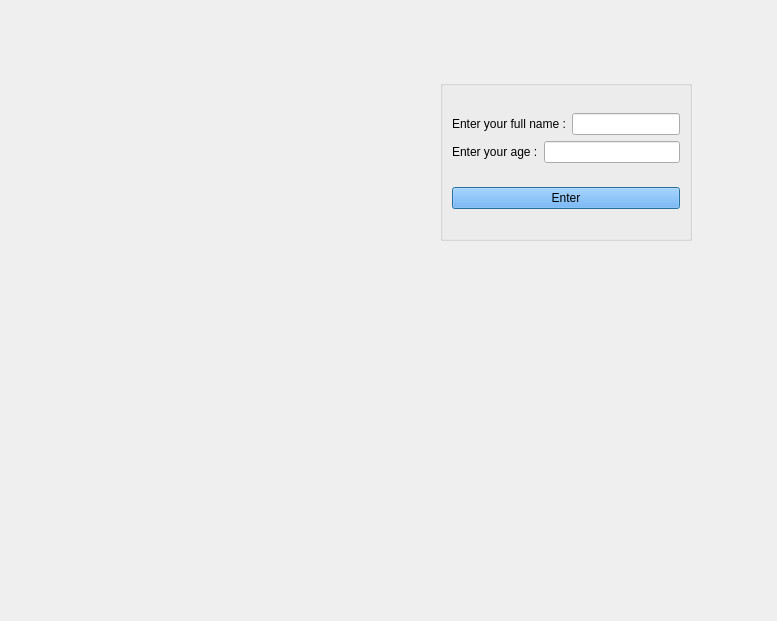
<?xml version="1.0" encoding="UTF-8"?>
<ui version="4.0">
 <class>UserInfo</class>
 <widget class="QDialog" name="UserInfo">
  <property name="geometry">
   <rect>
    <x>0</x>
    <y>0</y>
    <width>777</width>
    <height>621</height>
   </rect>
  </property>
  <property name="windowTitle">
   <string>Dialog</string>
  </property>
  <widget class="QLabel" name="B2">
   <property name="geometry">
    <rect>
     <x>-50</x>
     <y>-10</y>
     <width>841</width>
     <height>651</height>
    </rect>
   </property>
   <property name="text">
    <string/>
   </property>
  </widget>
  <widget class="QGroupBox" name="groupBox">
   <property name="geometry">
    <rect>
     <x>440</x>
     <y>80</y>
     <width>252</width>
     <height>161</height>
    </rect>
   </property>
   <property name="title">
    <string/>
   </property>
   <layout class="QVBoxLayout" name="verticalLayout_2">
    <item>
     <layout class="QVBoxLayout" name="verticalLayout">
      <item>
       <layout class="QHBoxLayout" name="horizontalLayout">
        <item>
         <widget class="QLabel" name="label">
          <property name="styleSheet">
           <string notr="true">font: 700 9pt &quot;Segoe UI&quot;;</string>
          </property>
          <property name="text">
           <string>Enter your full name :</string>
          </property>
         </widget>
        </item>
        <item>
         <widget class="QLineEdit" name="lineEdit_name">
          <property name="styleSheet">
           <string notr="true">border-color: rgb(170, 255, 255);</string>
          </property>
         </widget>
        </item>
       </layout>
      </item>
      <item>
       <layout class="QHBoxLayout" name="horizontalLayout_2">
        <item>
         <widget class="QLabel" name="label_2">
          <property name="styleSheet">
           <string notr="true">font: 700 9pt &quot;Segoe UI&quot;;</string>
          </property>
          <property name="text">
           <string>Enter your age :</string>
          </property>
         </widget>
        </item>
        <item>
         <widget class="QLineEdit" name="lineEdit_age">
          <property name="styleSheet">
           <string notr="true">border-color: rgb(170, 255, 255);</string>
          </property>
         </widget>
        </item>
       </layout>
      </item>
     </layout>
    </item>
    <item>
     <widget class="QPushButton" name="Enter">
      <property name="styleSheet">
       <string notr="true">background-color: rgb(85, 170, 255);
font: 700 9pt &quot;Segoe UI&quot;;</string>
      </property>
      <property name="text">
       <string>Enter</string>
      </property>
     </widget>
    </item>
   </layout>
  </widget>
 </widget>
 <resources/>
 <connections/>
</ui>
